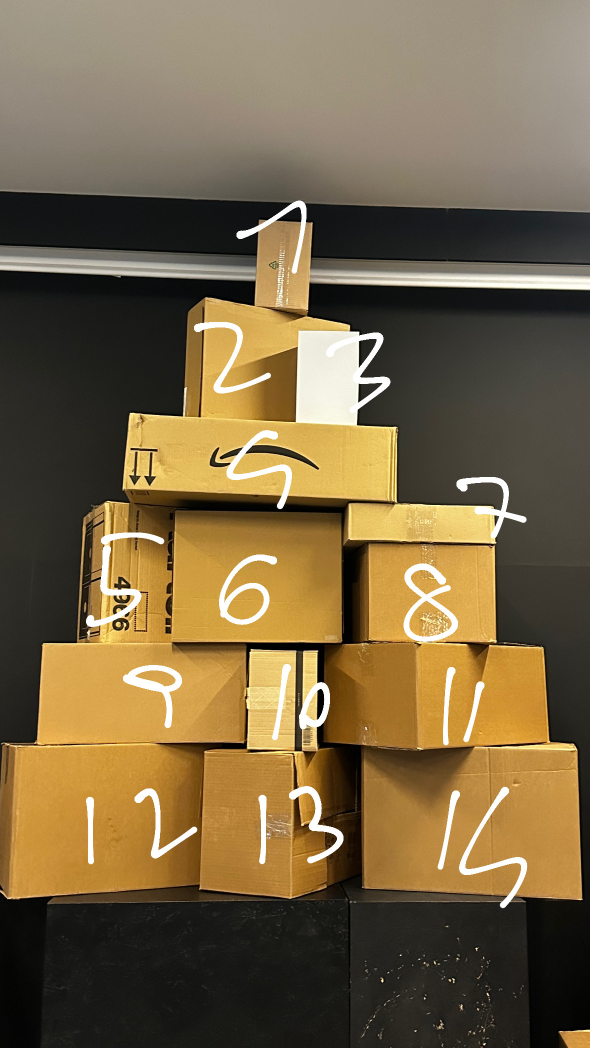
#> input picture christams three/MediaFiles/Image.jpg, 1179 x 2096 px (shown at 1/2 size)
$ python -i interactive_video_capture.py   (imports and definitions only)
#> lines starting #> are read from the running program, lines starting #| are printed output that depends on the picture; after the words box and inside, x2 and y2 are one past the last pixel; in counts of white or black regions, pixels touching at a corner belong together
#> further down, picture is the input picture: shape (2096, 1179, 3); mean B, G, R 69.2, 101.1, 119.5
import cv2
import time
from pythonosc import udp_client
import numpy as np
from PIL import Image
import os
from datetime import datetime

# [10 lines left out: function create_gif, not called in this run]

class MotionDetector:
    def __init__(self):
        self.frame_history = []
        self.history_size = 5
        self.detection_counter = 0
        self.movement_threshold = 3000
        self.confirmation_threshold = 3
        self.bg_subtractor = cv2.createBackgroundSubtractorMOG2(
            history=100,
            varThreshold=50,
            detectShadows=False
        )
        self.current_contour_area = 0  # Per visualizzare l'area corrente
        self.status = "IN ATTESA"  # Stato corrente del sistema

    def preprocess_frame(self, frame):
        """Preprocessa il frame per migliorare la rilevazione in condizioni di scarsa illuminazione."""
        lab = cv2.cvtColor(frame, cv2.COLOR_BGR2LAB)
#> lab: shape (2096, 1179, 3); mean of channels 0, 1, 2 108.4, 131.2, 147.4
        l, a, b = cv2.split(lab)
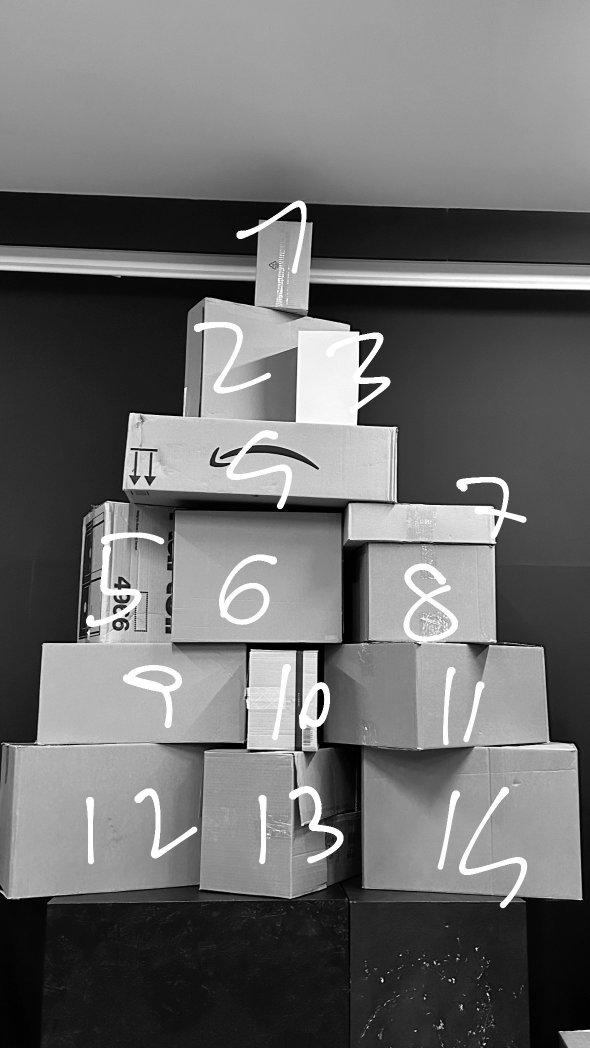
#> l: shape (2096, 1179) (shown at 1/2 size); min 0, max 255, mean 108.4
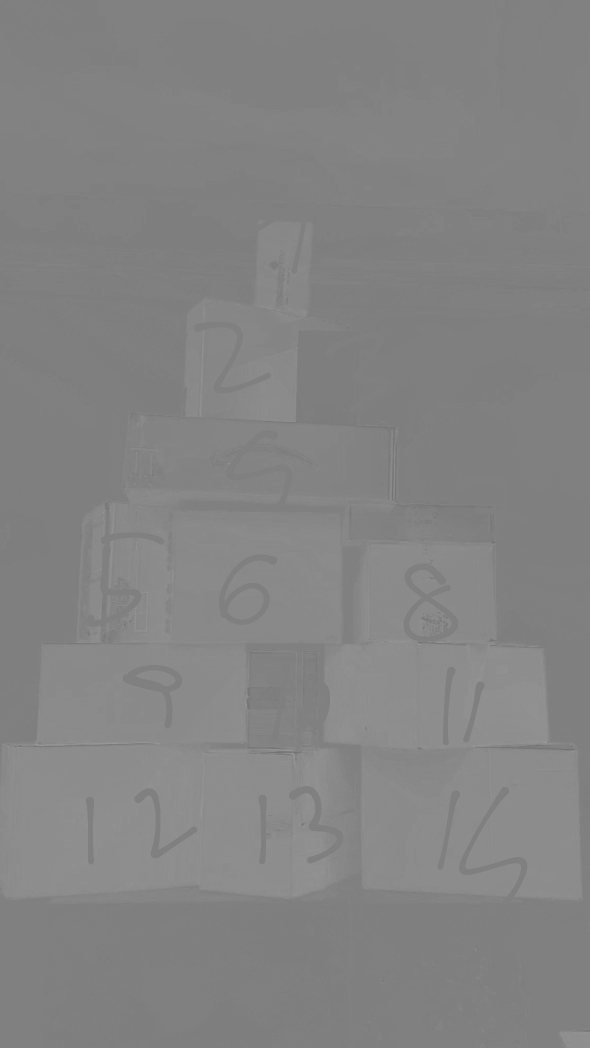
#> a: shape (2096, 1179) (shown at 1/2 size); min 109, max 162, mean 131.2
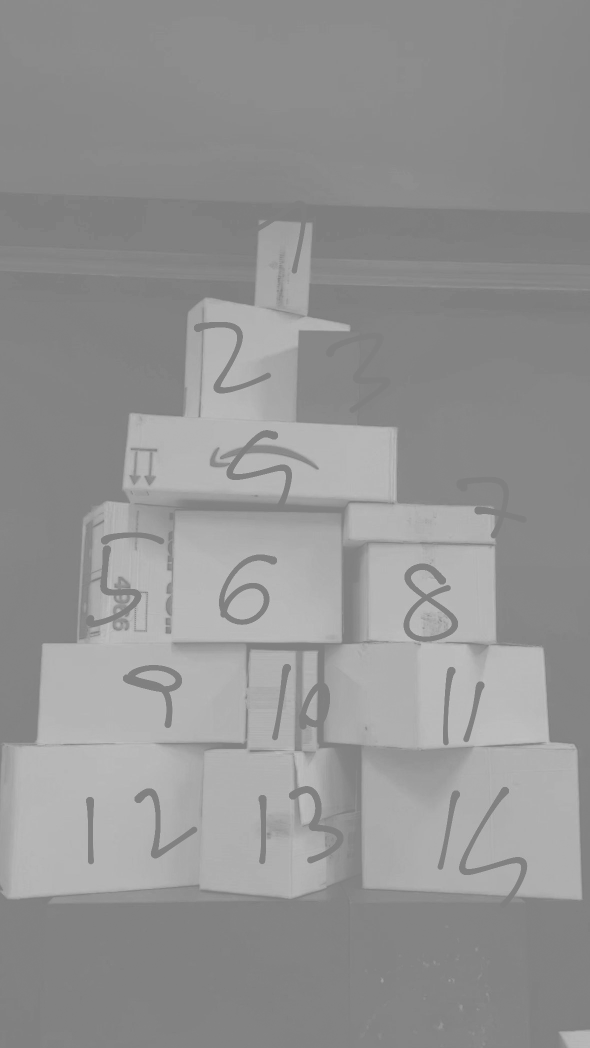
#> b: shape (2096, 1179) (shown at 1/2 size); min 121, max 195, mean 147.4
        clahe = cv2.createCLAHE(clipLimit=3.0, tileGridSize=(8,8))
        cl = clahe.apply(l)
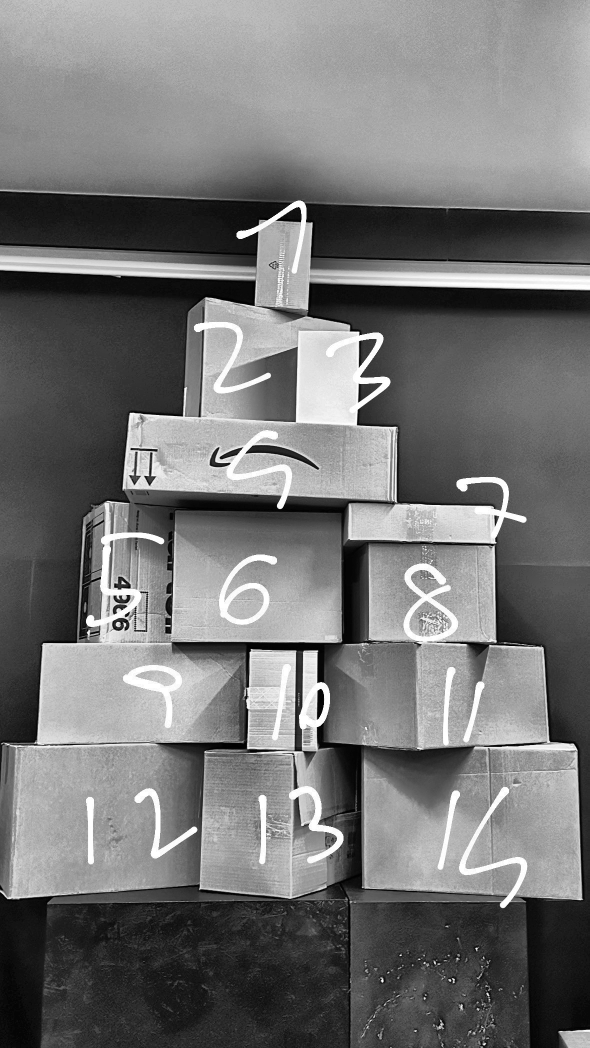
#> cl: shape (2096, 1179) (shown at 1/2 size); min 0, max 255, mean 116.6
        enhanced = cv2.merge((cl,a,b))
#> enhanced: shape (2096, 1179, 3); mean of channels 0, 1, 2 116.6, 131.2, 147.4
        enhanced = cv2.cvtColor(enhanced, cv2.COLOR_LAB2BGR)
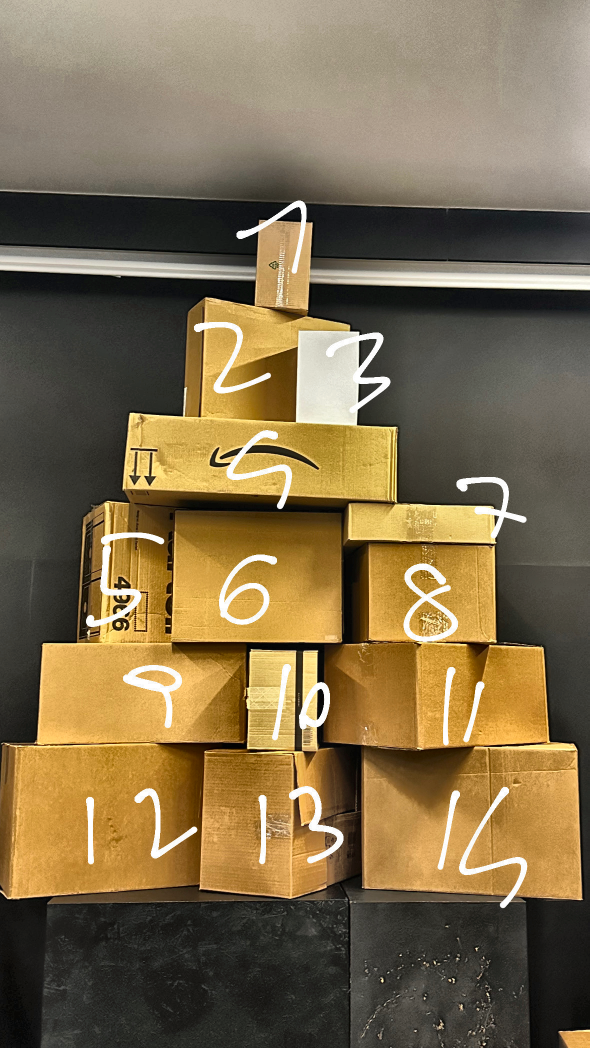
#> enhanced: shape (2096, 1179, 3) (shown at 1/2 size); mean B, G, R 76.4, 108.7, 126.9
        return cv2.GaussianBlur(enhanced, (21, 21), 0)
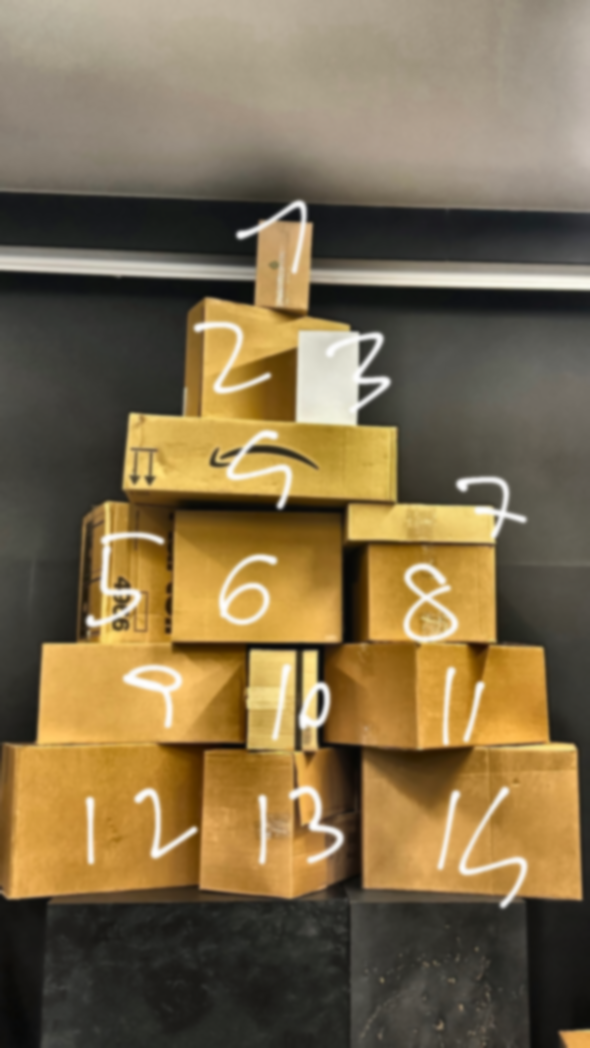
#> returned value: shape (2096, 1179, 3) (shown at 1/2 size); mean of channels 0, 1, 2 76.4, 108.7, 126.9; drawn as B, G, R

    def detect_motion(self, frame):
        """Rileva e analizza il movimento nel frame."""
        processed = self.preprocess_frame(frame)
        fg_mask = self.bg_subtractor.apply(processed)
#> fg_mask: shape (2096, 1179); every value is 255

        kernel = np.ones((5,5), np.uint8)
        fg_mask = cv2.morphologyEx(fg_mask, cv2.MORPH_OPEN, kernel)
        fg_mask = cv2.morphologyEx(fg_mask, cv2.MORPH_CLOSE, kernel)

        contours, _ = cv2.findContours(fg_mask, cv2.RETR_EXTERNAL, cv2.CHAIN_APPROX_SIMPLE)
#> contours = [[[0, 0], [0, 2095], [1178, 2095], [1178, 0]]]

        significant_motion = False
        self.current_contour_area = 0

        for contour in contours:
            area = cv2.contourArea(contour)
            if area > self.current_contour_area:
                self.current_contour_area = area
            if area > self.movement_threshold:
                significant_motion = True
                cv2.drawContours(frame, [contour], -1, (0, 255, 0), 2)  # Disegna i contorni rilevanti
#> this loop made 1 pass
#> (contour, area, self.current_contour_area, significant_motion) on pass 1: ([[0, 0], [0, 2095], [1178, 2095], [1178, 0]], 2467910, 2467910, True)
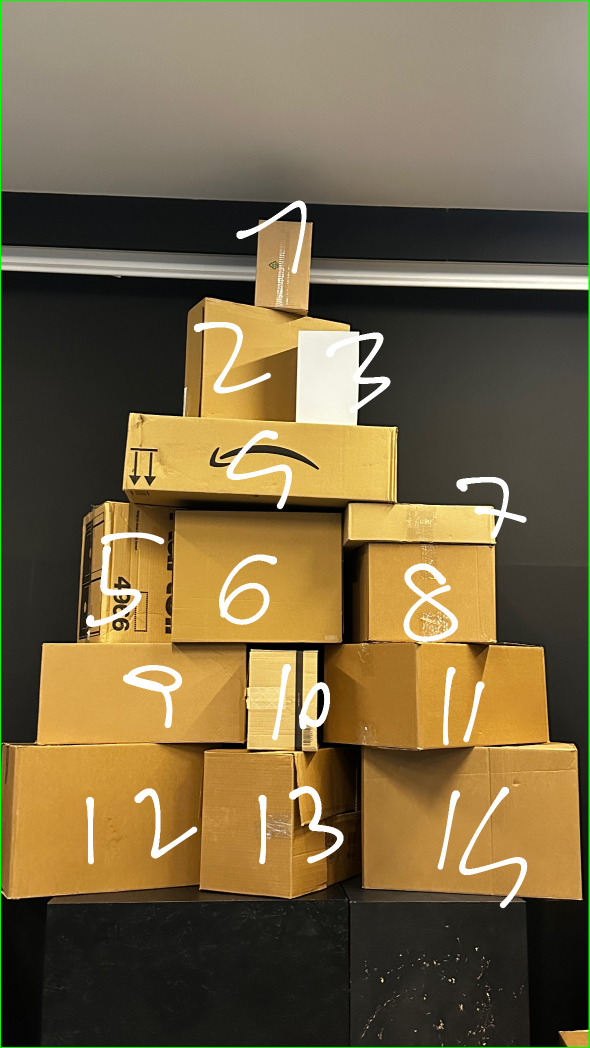
#> frame: shape (2096, 1179, 3) (shown at 1/2 size); 0.53% of pixels changed, all inside (x1, y1, x2, y2) = (0, 0, 1179, 2096)
#> after the loop, self.current_contour_area = 2467910

        if significant_motion:
            self.detection_counter += 1
            self.status = f"RILEVAMENTO IN CORSO ({self.detection_counter}/{self.confirmation_threshold})"
        else:
            self.detection_counter = max(0, self.detection_counter - 1)
            if self.detection_counter == 0:
                self.status = "IN ATTESA"

        return self.detection_counter >= self.confirmation_threshold

# [107 lines left out: functions add_status_overlay, main, not called in this run]

# [2 lines not run here, left out]

>>> import cv2
>>> picture = cv2.imread('christams three/MediaFiles/Image.jpg')
>>> result = MotionDetector().detect_motion(picture)
#> result = False
